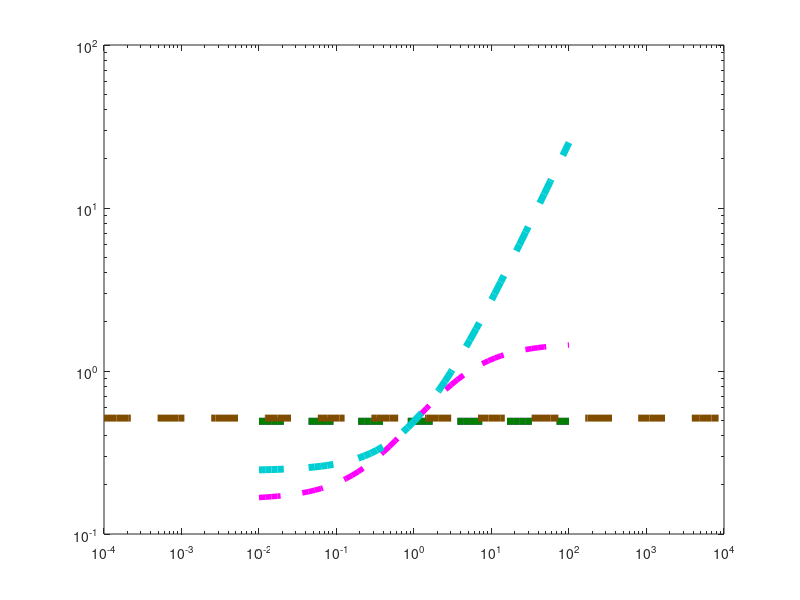

The MATLAB script that drew this image: (Note: this script raises an error after producing the figure.)
clc
clear 
close all

% Steady state panel E

% define the Localized model equations

R_func = @(kp,kbi,kT,kL,kT_neg,kLT,kL_neg,kc,kc_neg,ki) kp ./(kbi + kT + kL - ((kT_neg.*kT)./(kT_neg+kLT)) + ((kL_neg .*(((kLT.*kT) ./ (kT_neg+kLT)) +kL) ./ (((kc.*kc_neg) ./ (kc_neg+ki)) -kL_neg - kc))));
T_func = @(R,kT,kT_neg,kLT) (kT.*R) ./ (kT_neg+kLT);
RL_func = @(R,kT,kT_neg, kLT,kL,kL_neg,ki,kc,kc_neg) -R.*(((kLT.*kT) ./ (kT_neg+kLT)) +kL)./ (((kc.*kc_neg) ./ (kc_neg+ki)) -kL_neg - kc);
Rc_func = @(kc,kc_neg,ki,RL) (kc.*RL) ./(kc_neg+ki);


%--------------------------%

% do kc max and half

clear kp kT kT_neg kc kc_neg ki kLT kL_neg kbi kL;

kc_0 = 0.1;
kc_vals = kc_0*logspace(-2,2,51);
for i=1:length(kc_vals)
    kp = 1;
    kT = (1/30)/10; 
    kT_neg = 0.12*10; 
    kc =  kc_vals(i);
    kc_neg = 0.05; 
    ki = 0.05; 
    kLT = logspace(-5,5,501); 
    kL_neg = 0.05; 
    kbi = 1*(3*10^-4); 
    kL = 0.1*kLT;
    
    R = R_func(kp,kbi,kT,kL,kT_neg,kLT,kL_neg,kc,kc_neg,ki);
    T = T_func(R,kT,kT_neg,kLT);
    RL = RL_func(R,kT,kT_neg, kLT,kL,kL_neg,ki,kc,kc_neg);
    Rc = Rc_func(kc,kc_neg,ki,RL);

      % find index for max
    ind = find(RL+Rc==max(RL+Rc));
    maxsignal(i) = max(RL+Rc)./(R(ind)+T(ind)+RL(ind)+Rc(ind));

    totalsignal = (RL+Rc)./(R+T+RL+Rc); % for this set of parameters 
    
    index = find(totalsignal>(0.5*maxsignal(i)),1);
    previoussignal = totalsignal(index-1); %RL(index-1) + Rc(index-1);
    nextsignal = totalsignal(index); %RL(index) + Rc(index);
    fraction = (0.5*maxsignal(i) - previoussignal)/(nextsignal - previoussignal);
    kLT_half(i) = kLT(index-1) + fraction*(kLT(index) - kLT(index-1));
end

kLT_half_kc = kLT_half;


% do kcneg max and half

clear kp kT kT_neg kc kc_neg ki kLT kL_neg kbi kL;

kcneg_0 = 0.05;
kcneg_vals = kcneg_0*logspace(-2,2,51);
for i=1:length(kcneg_vals)
    kp = 1;
    kT = (1/30)/10;
    kT_neg = 0.12*10; 
    kc =  kc_0;
    kc_neg = kcneg_vals(i);
    ki = 0.05;
    kLT = logspace(-5,5,501); 
    kL_neg = 0.05;
    kbi = 1*(3*10^-4); 
    kL = 0.1*kLT;
    
    R = R_func(kp,kbi,kT,kL,kT_neg,kLT,kL_neg,kc,kc_neg,ki);
    T = T_func(R,kT,kT_neg,kLT);
    RL = RL_func(R,kT,kT_neg, kLT,kL,kL_neg,ki,kc,kc_neg);
    Rc = Rc_func(kc,kc_neg,ki,RL);
    
      % find index for max
    ind = find(RL+Rc==max(RL+Rc));
    maxsignal(i) = max(RL+Rc)./(R(ind)+T(ind)+RL(ind)+Rc(ind));

    totalsignal = (RL+Rc)./(R+T+RL+Rc); % for this set of parameters 
    
    index = find(totalsignal>(0.5*maxsignal(i)),1);
    previoussignal = totalsignal(index-1); %RL(index-1) + Rc(index-1);
    nextsignal = totalsignal(index); %RL(index) + Rc(index);
    fraction = (0.5*maxsignal(i) - previoussignal)/(nextsignal - previoussignal);
    kLT_half(i) = kLT(index-1) + fraction*(kLT(index) - kLT(index-1));
end

kLT_half_kcneg = kLT_half;


% do ki max and half

clear kp kT kT_neg kc kc_neg ki kLT kL_neg kbi kL;

ki_0 = 0.05;
ki_vals = ki_0*logspace(-2,2,51);
for i=1:length(ki_vals)
    kp = 1;
    kT = (1/30)/10;
    kT_neg = 0.12*10; 
    kc =  kc_0;
    kc_neg = kcneg_0;
    ki = ki_vals(i);
    kLT = logspace(-5,5,501); 
    kL_neg = 0.05;
    kbi = 1*(3*10^-4); 
    kL = 0.1*kLT;
    
    R = R_func(kp,kbi,kT,kL,kT_neg,kLT,kL_neg,kc,kc_neg,ki);
    T = T_func(R,kT,kT_neg,kLT);
    RL = RL_func(R,kT,kT_neg, kLT,kL,kL_neg,ki,kc,kc_neg);
    Rc = Rc_func(kc,kc_neg,ki,RL);
    
      % find index for max
    ind = find(RL+Rc==max(RL+Rc));
    maxsignal(i) = max(RL+Rc)./(R(ind)+T(ind)+RL(ind)+Rc(ind));

    totalsignal = (RL+Rc)./(R+T+RL+Rc); % for this set of parameters 
    
    index = find(totalsignal>(0.5*maxsignal(i)),1);
    previoussignal = totalsignal(index-1); %RL(index-1) + Rc(index-1);
    nextsignal = totalsignal(index); %RL(index) + Rc(index);
    fraction = (0.5*maxsignal(i) - previoussignal)/(nextsignal - previoussignal);
    kLT_half(i) = kLT(index-1) + fraction*(kLT(index) - kLT(index-1));
end

kLT_half_ki = kLT_half;


% do kbi max and half

clear kp kT kT_neg kc kc_neg ki kLT kL_neg kbi kL;

kbi_0 = 3*10^-4;
kbi_vals = kbi_0*logspace(-4,4,51);
for i=1:length(kbi_vals)
    kp = 1;
    kT = (1/30)/10; 
    kT_neg = 0.12*10;
    kc =  kc_0;
    kc_neg = kcneg_0;
    ki = ki_0;
    kLT_kbi = logspace(-10,4,51);
    kL_neg = 0.05; 
    kbi = kbi_vals(i);
    kL = 0.1*kLT_kbi;
    
    R = R_func(kp,kbi,kT,kL,kT_neg,kLT_kbi,kL_neg,kc,kc_neg,ki);
    T = T_func(R,kT,kT_neg,kLT_kbi);
    RL = RL_func(R,kT,kT_neg, kLT_kbi,kL,kL_neg,ki,kc,kc_neg);
    Rc = Rc_func(kc,kc_neg,ki,RL);
    
      % find index for max
    ind = find(RL+Rc==max(RL+Rc));
    maxsignal(i) = max(RL+Rc)./(R(ind)+T(ind)+RL(ind)+Rc(ind));

    totalsignal = (RL+Rc)./(R+T+RL+Rc); % for this set of parameters 
    
    index = find(totalsignal>(0.5*maxsignal(i)),1);
    previoussignal = totalsignal(index-1); %RL(index-1) + Rc(index-1);
    nextsignal = totalsignal(index); %RL(index) + Rc(index);
    fraction = (0.5*maxsignal(i) - previoussignal)/(nextsignal - previoussignal);
    kLT_half(i) = kLT_kbi(index-1) + fraction*(kLT_kbi(index) - kLT_kbi(index-1));
end

kLT_half_kbi = kLT_half;


% do kLneg max and half

clear kp kT kT_neg kc kc_neg ki kLT kL_neg kbi kL;

kLneg_0 = 0.05;
kLneg_vals = kLneg_0*logspace(-2,2,51);
for i=1:length(kLneg_vals)
    kp = 1;
    kT = (1/30)/10; 
    kT_neg = 0.12*10; 
    kc =  kc_0;
    kc_neg = kcneg_0;
    ki = ki_0;  
    kLT = logspace(-5,5,501); 
    kL_neg = kLneg_vals(i); 
    kbi = kbi_0; 
    kL = 0.1*kLT;
    
    R = R_func(kp,kbi,kT,kL,kT_neg,kLT,kL_neg,kc,kc_neg,ki);
    T = T_func(R,kT,kT_neg,kLT);
    RL = RL_func(R,kT,kT_neg, kLT,kL,kL_neg,ki,kc,kc_neg);
    Rc = Rc_func(kc,kc_neg,ki,RL);
    
      % find index for max
    ind = find(RL+Rc==max(RL+Rc));
    maxsignal(i) = max(RL+Rc)./(R(ind)+T(ind)+RL(ind)+Rc(ind));

    totalsignal = (RL+Rc)./(R+T+RL+Rc); % for this set of parameters 
    
    index = find(totalsignal>(0.5*maxsignal(i)),1);
    previoussignal = totalsignal(index-1); %RL(index-1) + Rc(index-1);
    nextsignal = totalsignal(index); %RL(index) + Rc(index);
    fraction = (0.5*maxsignal(i) - previoussignal)/(nextsignal - previoussignal);
    kLT_half(i) = kLT(index-1) + fraction*(kLT(index) - kLT(index-1));
end

kLT_half_kLneg = kLT_half;


% % do kT max and half
% 
% clear kp kT kT_neg kc kc_neg ki kLT kL_neg kbi kL;
% 
% kT_0 = 1/30;
% kT_vals = kT_0*logspace(-2,2,51);
% for i=1:length(kT_vals)
%     kp = 1;
%     kT = kT_vals(i); 
%     kT_neg = 0.12; 
%     kc =  kc_0; 
%     kc_neg = kcneg_0;
%     ki = ki_0;  
%     kLT = logspace(-5,5,501);
%     kL_neg = kLneg_0;
%     kbi = kbi_0; 
%     kL = 0.1*kLT;
% 
%     R = R_func(kp,kbi,kT,kL,kT_neg,kLT,kL_neg,kc,kc_neg,ki);
%     T = T_func(R,kT,kT_neg,kLT);
%     RL = RL_func(R,kT,kT_neg, kLT,kL,kL_neg,ki,kc,kc_neg);
%     Rc = Rc_func(kc,kc_neg,ki,RL);
% 
%       % find index for max
%     ind = find(RL+Rc==max(RL+Rc));
%     maxsignal(i) = max(RL+Rc)./(R(ind)+T(ind)+RL(ind)+Rc(ind));
% 
%     totalsignal = (RL+Rc)./(R+T+RL+Rc); % for this set of parameters 
% 
%     index = find(totalsignal>(0.5*maxsignal(i)),1);
%     previoussignal = totalsignal(index-1); %RL(index-1) + Rc(index-1);
%     nextsignal = totalsignal(index); %RL(index) + Rc(index);
%     fraction = (0.5*maxsignal(i) - previoussignal)/(nextsignal - previoussignal);
%     kLT_half(i) = kLT(index-1) + fraction*(kLT(index) - kLT(index-1));
% end
% 
% kLT_half_kT = kLT_half;
% 
% 
% % do kTneg max and half
% 
% clear kp kT kT_neg kc kc_neg ki kLT kL_neg kbi kL;
% 
% kTneg_0 = 0.12;
% kTneg_vals = kTneg_0*logspace(-2,2,51);
% for i=1:length(kTneg_vals)
%     kp = 1;
%     kT = kT_0;
%     kT_neg = kTneg_vals(i); 
%     kc =  kc_0;
%     kc_neg = kcneg_0;
%     ki = ki_0;
%     kLT = logspace(-5,5,501); 
%     kL_neg = kLneg_0; 
%     kbi = kbi_0; 
%     kL = 0.1*kLT;
% 
%     R = R_func(kp,kbi,kT,kL,kT_neg,kLT,kL_neg,kc,kc_neg,ki);
%     T = T_func(R,kT,kT_neg,kLT);
%     RL = RL_func(R,kT,kT_neg, kLT,kL,kL_neg,ki,kc,kc_neg);
%     Rc = Rc_func(kc,kc_neg,ki,RL);
% 
%       % find index for max
%     ind = find(RL+Rc==max(RL+Rc));
%     maxsignal(i) = max(RL+Rc)./(R(ind)+T(ind)+RL(ind)+Rc(ind));
% 
%     totalsignal = (RL+Rc)./(R+T+RL+Rc); % for this set of parameters 
% 
%     index = find(totalsignal>(0.5*maxsignal(i)),1);
%     previoussignal = totalsignal(index-1); %RL(index-1) + Rc(index-1);
%     nextsignal = totalsignal(index); %RL(index) + Rc(index);
%     fraction = (0.5*maxsignal(i) - previoussignal)/(nextsignal - previoussignal);
%     kLT_half(i) = kLT(index-1) + fraction*(kLT(index) - kLT(index-1));
% end
% 
% kLT_half_kTneg = kLT_half;

% plot properties

figure(1)
loglog(kc_vals/kc_0,kLT_half_kc,'--','color',[0.5210 0.0860 0.8190],'linewidth',5);
hold on
loglog(kcneg_vals/kcneg_0,kLT_half_kcneg,'--','color',[0 0.5 0],'linewidth',5);
loglog(ki_vals/ki_0,kLT_half_ki,'m--','linewidth',4);
loglog(kbi_vals/kbi_0,kLT_half_kbi,'--',"Color", [0.5 0.3 0],'linewidth',5);
loglog(kLneg_vals/kLneg_0,kLT_half_kLneg,'--','color',[0, 0.8078, 0.8235],'linewidth',5);
%loglog(kT_vals/kT_0,kLT_half_kT,'--','color',[1 0.5 0],'linewidth',5);
%loglog(kTneg_vals/kTneg_0,kLT_half_kTneg,'--',"Color",[0.5 0.5 0.5],'linewidth',5);


X1 = kc_vals/kc_0;
Y1 = kLT_half_kc;
Localized_data1 = [X1(:), Y1(:)];
% Save as a tab-delimited text file with headers
header = {'kc_vals/kc_0', 'Ligand required for signaling onset'};
writetable(array2table(Localized_data1, 'VariableNames', header), 'kc.txt', 'Delimiter', '\t');

X2 = kcneg_vals/kcneg_0;
Y2 = kLT_half_kcneg;
Localized_data2 = [X2(:), Y2(:)];
% Save as a tab-delimited text file with headers
header = {'kcneg_vals/kcneg_0', 'Ligand required for signaling onset'};
writetable(array2table(Localized_data2, 'VariableNames', header), 'kc_neg.txt', 'Delimiter', '\t');

X3 = ki_vals/ki_0;
Y3 = kLT_half_ki;
Localized_data3 = [X3(:), Y3(:)];
% Save as a tab-delimited text file with headers
header = {'ki_vals/ki_0', 'Ligand required for signaling onset'};
writetable(array2table(Localized_data3, 'VariableNames', header), 'ki.txt', 'Delimiter', '\t');

X4 = kbi_vals/kbi_0;
Y4 = kLT_half_kbi;
Localized_data4 = [X4(:), Y4(:)];
% Save as a tab-delimited text file with headers
header = {'kbi_vals/kbi_0', 'Ligand required for signaling onset'};
writetable(array2table(Localized_data4, 'VariableNames', header), 'kbi.txt', 'Delimiter', '\t');

X5 = kLneg_vals/kLneg_0;
Y5 = kLT_half_kLneg;
Localized_data5 = [X5(:), Y5(:)];
% Save as a tab-delimited text file with headers
header = {'kLneg_vals/kLneg_0', 'Ligand required for signaling onset'};
writetable(array2table(Localized_data5, 'VariableNames', header), 'kL_neg.txt', 'Delimiter', '\t');



set(gca','fontsize',28)
xlabel('k/k_0','fontsize',30);
ylabel('k_{+L} at half of max fraction (s^{-1})','fontsize',30);
%legend('Uniform : k_c','Uniform : k_{-c}','Uniform : k_i','Uniform : k_{bi}','Uniform : k_{-L}','fontsize',14);
%legend('k_{+c}','k_{-c}','k_i','k_{bi}','k_{-L}','k_{+T}','k_{-T}','fontsize',12,location='north');
set(gcf,'Color','white')
axis tight
%ylim([10^0 10^2])
xlim([10^-2 10^2])
ylim([10^-2*0.5 10^2])
xticks([10^-2 10^-1 10^0 10^1 10^2])
box off

% Plot colours
% Default uniform params will be blue and default localized will be red
% kT = Orange
% kT_neg = gray
% kc = purple
% kc_neg = green
% kL_neg = cyan
% ki = magenta
% kbi = brown

% 
% % For individual legend curves 
% 
% % Make additional text for legend
% annotation('textbox', [0.205 0.7 0.15 0.05], 'String', 'k_{+c}', 'Color',[0.5210 0.0860 0.8190]',...
%            'LineStyle', 'none','FontSize', 20);
% 
% % Make additional text for legend
% annotation('textbox', [0.205 0.7 0.15 0.05], 'String', 'k_{-c}', 'Color','g',...
%            'LineStyle', 'none','FontSize', 20);
% 
% % Make additional text for legend
% annotation('textbox', [0.205 0.7 0.15 0.05], 'String', 'k_{i}', 'Color','m',...
%            'LineStyle', 'none','FontSize', 20);
% 
% % Make additional text for legend
% annotation('textbox', [0.205 0.7 0.15 0.05], 'String', 'k_{bi}', 'Color',[0.5 0.3 0],...
%            'LineStyle', 'none','FontSize', 20);
% 
% % Make additional text for legend
% annotation('textbox', [0.205 0.7 0.15 0.05], 'String', 'k_{-L}', 'Color','c',...
%            'LineStyle', 'none','FontSize', 20);
% 
% % Make additional text for legend
% annotation('textbox', [0.205 0.7 0.15 0.05], 'String', 'k_{+T}', 'Color',[1 0.5 0],...
%            'LineStyle', 'none','FontSize', 20);
% 
% % Make additional text for legend
% annotation('textbox', [0.205 0.7 0.15 0.05], 'String', 'k_{-T}', 'Color',[0.5 0.5 0.5],...
%            'LineStyle', 'none','FontSize', 20);
